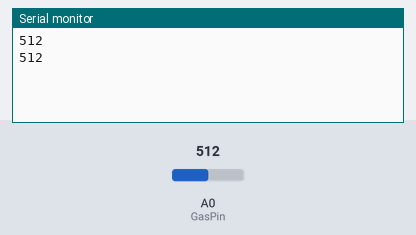
A sketch run on a simulated Arduino Uno, built with avr-gcc and run on an emulated ATmega328P. Shown: the last lines printed to the serial monitor. The inputs (shaded band) are chosen by the test bench; at power-on: A0 (GasPin) = 512.

Above: at 2.0 s.
2.1 s: A0 (GasPin) set to 716
At 2.1 s:
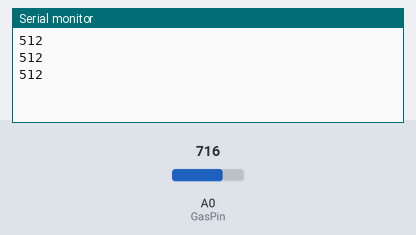
3.6 s: A0 (GasPin) set to 900
At 4.2 s:
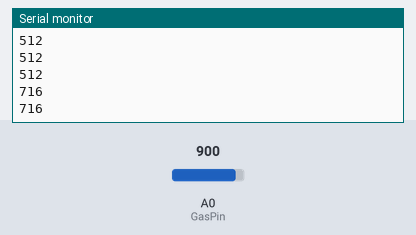
Timing chart, 0 to 6.6 s (numbered marks = the images above; inputs shaded):
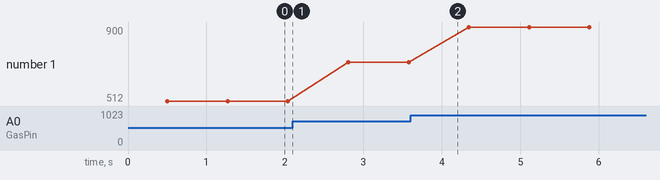

Measured:
- plotted number 1: 512 → 716 after the input at 2.1 s, 716 → 900 after the input at 3.6 s

The sketch:

Truyen_Gas.ino
```cpp
#define PIN_SEND 3
#include <IRremote.h>

int GasPin = 0;
int val;

void setup() {
  Serial.begin(9600);
  IrSender.begin(PIN_SEND);
}

void loop() {
  delay(500);
  val = analogRead(GasPin);
  Serial.println(val, DEC);

  // Truyền mã IR với giao thức NEC
  if (val > 120) {
    IrSender.sendRC5(0x1, 8);  // Truyền mã 0x1 với độ dài 8 bit
    delay(200);
  } else {
    IrSender.sendRC5(0x2, 8);  // Truyền mã 0x2 với độ dài 8 bit
    delay(200);
  }
}
```
